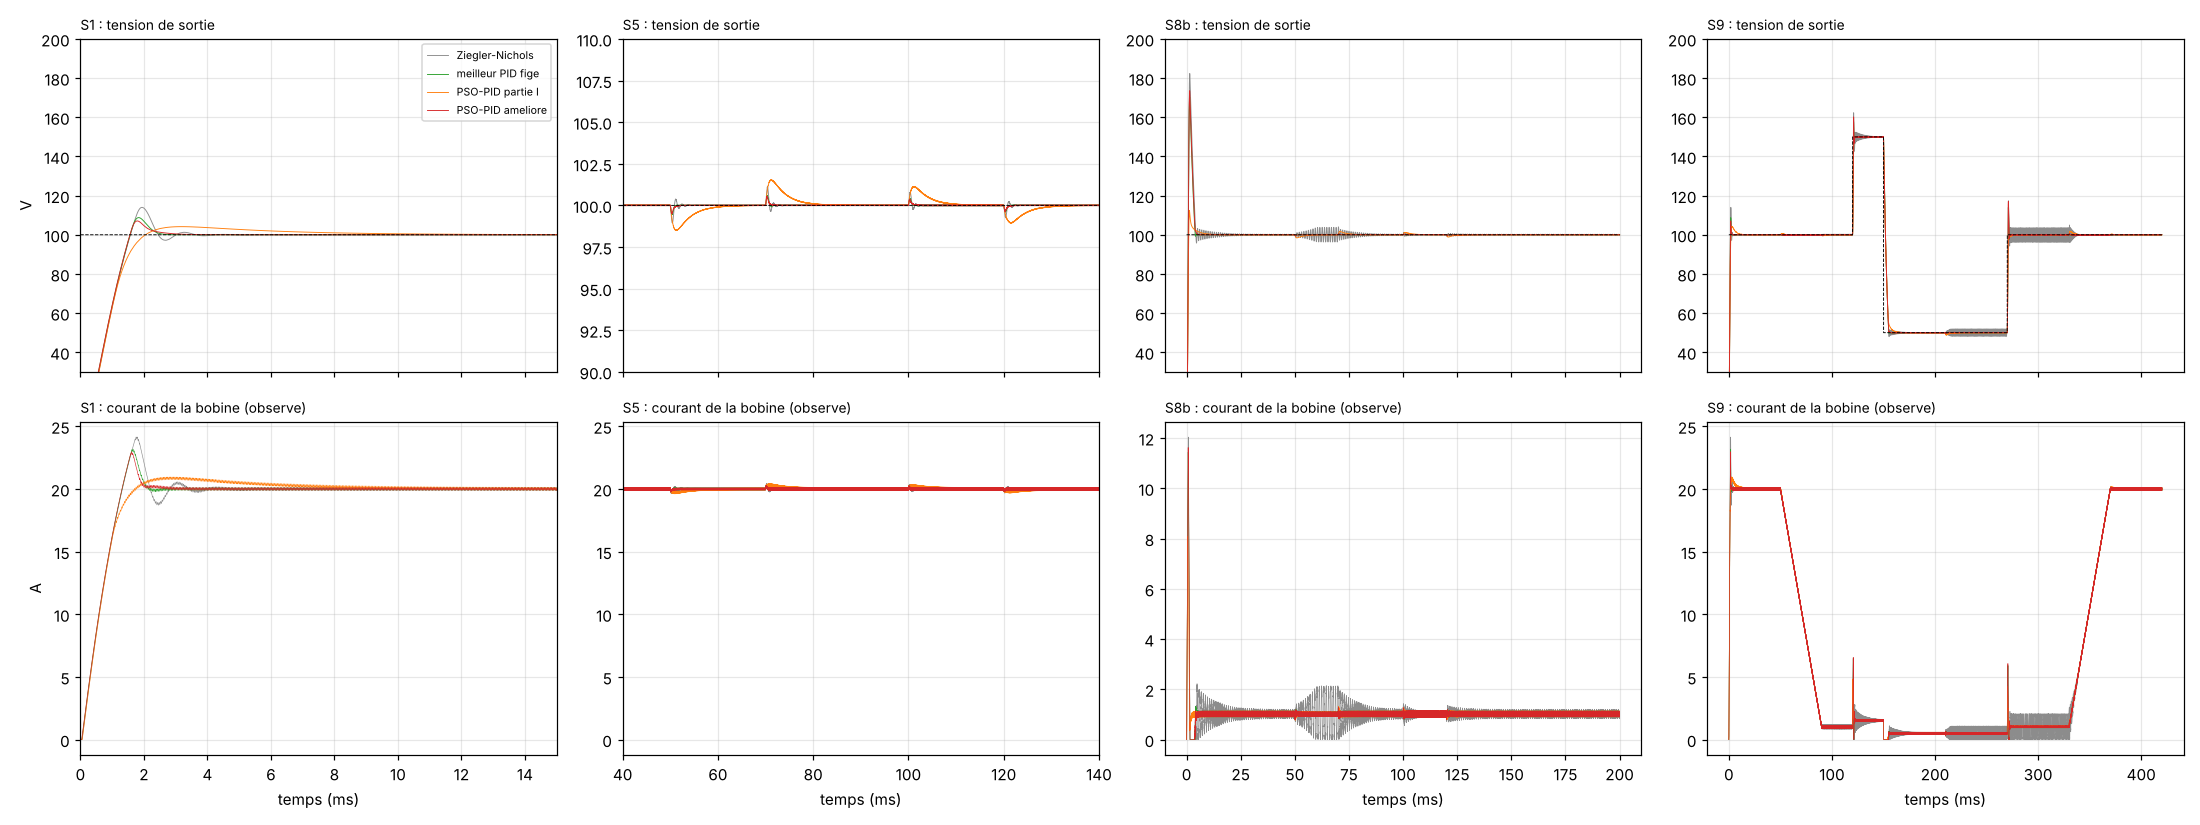

The script that saved this image:
# =============================================================================
# banc_pso_pid_ameliore.py
#
# VERSION
#   1 (6 octobre 2026).
#
# OBJECTIF
#   Juger sur les onze essais communs le PSO-PID ameliore
#   (recherche_pso_pid_ameliore.py, criteres_pso_pid.txt partie II), a cote
#   de Ziegler-Nichols, du meilleur PID fige (oracle) et du PSO-PID de la
#   partie I (Gaing corrige, J = 1.692), et ecrire ce que Simulink doit
#   retrouver :
#     - predictions_banc_pso_pid_ameliore.json (meme format que
#       predictions_banc_pso_pid.json) ;
#     - banc_pso_pid_ameliore_resultats.json ;
#     - banc_pso_pid_ameliore.png (S1, S5, S8b, S9) et
#       pso_pid_ameliore_convergence.png.
#   Retenu : la graine de plus petit J_reglage (regle ecrite avant).
#
# COMMENT LANCER CE SCRIPT
#   python banc_pso_pid_ameliore.py      (trois a quatre minutes)
# =============================================================================


# %% ETAPE 0 : definitions et recherches

import os
import json
import time
import numpy as np
import matplotlib.pyplot as plt

try:
    DOSSIER_PSO = os.path.dirname(os.path.abspath(__file__))
except NameError:
    DOSSIER_PSO = os.getcwd()
with open(os.path.join(DOSSIER_PSO, "recherche_pso_pid_ameliore.py"), encoding="utf-8") as f:
    _SRC_AM = f.read()
exec(_SRC_AM[:_SRC_AM.index("\n# %% ETAPE 2 :")])   # banc commun, contraintes, essais E1 a E4, J_reglage

T_DEBUT = time.time()
ESSAIS = {sc["code"]: sc for sc in SCENARIOS}
CODES_IAE = ["S1", "S3", "S4", "S5", "S6", "S7a", "S7b", "S8a", "S8b", "S9"]
CODES_DEM = ["S1", "S8a", "S8b"]
K30_ESSAI = int(round(0.03 / TC))
with open(FICHIER_AM, encoding="utf-8") as f:
    RECH = json.load(f)["recherches"]
CLES = [f"graine={g}" for g in GRAINES_AM]
manque = [c for c in CLES if c not in RECH]
if manque:
    raise RuntimeError("Recherches manquantes dans recherche_pso_pid_ameliore.json : " + ", ".join(manque))
with open(os.path.join(DOSSIER_PSO, "predictions_banc_pid_fige.json"), encoding="utf-8") as f:
    GAINS_FIGE = json.load(f)["gains"]
with open(os.path.join(DOSSIER_PSO, "predictions_banc_pso_pid.json"), encoding="utf-8") as f:
    GAINS_I = json.load(f)["gains"]                  # PSO-PID de la partie I


def titre(texte):
    print("\n" + "=" * 78 + "\n " + texte + "\n" + "=" * 78)


# %% ETAPE 1 : les cinq recherches et le reglage retenu

titre("ETAPE 1 : les cinq recherches et le reglage retenu")
print(f"  {'recherche':10s} {'J_reglage':>10s} {'a (P)':>8s} {'b (I)':>8s} {'c (D)':>8s} {'marge':>7s} {'coupure':>8s}")
for c in CLES:
    r = RECH[c]
    print(f"  {c:10s} {r['J_reglage']:10.5f} {r['gbest'][0]:8.4f} {r['gbest'][1]:8.4f} {r['gbest'][2]:8.4f} "
          f"{r['marge_min']:6.1f}d {r['fc_max']:7.0f}Hz")
CLE_RETENUE = min((c for c in CLES if RECH[c]["admissible"]), key=lambda c: RECH[c]["J_reglage"])
RET = RECH[CLE_RETENUE]
P_R, I_R, D_R = RET["gains"]["P"], RET["gains"]["I"], RET["gains"]["D"]
print(f"\n  Retenu : {CLE_RETENUE} ; P = {P_R:.6f}, I = {I_R:.4f}, D = {D_R:.6e} "
      f"(x ZN : {RET['gbest'][0]:.4f}, {RET['gbest'][1]:.4f}, {RET['gbest'][2]:.4f}).")
print("  Rapports a Ziegler-Nichols sur les essais de reglage (demarrage / apres 30 ms) :")
for code, q in RET["ratios"].items():
    print(f"    {code} : {q['demarrage']:.3f} / {q['apres_30ms']:.3f}")
for nom, g in (("meilleur PID fige", GAINS_FIGE), ("PSO-PID partie I", GAINS_I)):
    x = (g["P"] / PID_P, g["I"] / PID_I, g["D"] / PID_D)
    r = evaluer_am(x)
    print(f"  Pour information, J_reglage du {nom} : " +
          (f"{r['J']:.4f}" if r["admissible"] else f"refuse (violation {r['violation']:.3f})"))


# %% ETAPE 2 : jugement sur les onze essais

def evaluer_essais(P, I, D):
    res = {}
    for code, sc in ESSAIS.items():
        sim = simuler(PIDParallele(P, I, D), sc)
        o = grandeurs(sim, sc)
        e = sim["consigne"] - sim["v"]
        res[code] = {"o": o, "IAE_dem": float(np.sum(np.abs(e[:K30_ESSAI])) * TC),
                     "revenus": bool(all(ev["revenu"] for ev in o["evenements"])), "sim": sim}
    return res


def termes(res):
    return np.array([res[c]["o"]["IAE"] for c in CODES_IAE] + [res[c]["IAE_dem"] for c in CODES_DEM])


titre("ETAPE 2 : jugement sur les onze essais communs")
TOUS = {"Ziegler-Nichols": evaluer_essais(PID_P, PID_I, PID_D),
        "meilleur PID fige": evaluer_essais(GAINS_FIGE["P"], GAINS_FIGE["I"], GAINS_FIGE["D"]),
        "PSO-PID partie I": evaluer_essais(GAINS_I["P"], GAINS_I["I"], GAINS_I["D"]),
        "PSO-PID ameliore": evaluer_essais(P_R, I_R, D_R)}
T_ZN = termes(TOUS["Ziegler-Nichols"])
J_TOUS = {n: float(np.mean(termes(r) / T_ZN)) for n, r in TOUS.items()}
print("  " + " " * 28 + "".join(f"{n:>19s}" for n in TOUS))
print("  " + f"{'cout J':28s}" + "".join(f"{J_TOUS[n]:19.3f}" for n in TOUS))
print("  " + f"{'evenements non revenus':28s}" + "".join(
    f"{(','.join(c for c in CODES_IAE if not TOUS[n][c]['revenus']) or '-'):>19s}" for n in TOUS))
for code in ESSAIS:
    for cle, etiquette, fmt, k in (("depassement_pct", "depassement %", "{:.1f}", 1.0), ("IAE", "IAE mV.s", "{:.2f}", 1e3),
                                   ("e_eff_V", "ecart efficace mV", "{:.1f}", 1e3), ("iL_max_dem_A", "iL crete dem. A", "{:.1f}", 1.0)):
        if cle == "depassement_pct" and code not in ("S1", "S8a", "S8b"):
            continue
        if cle == "iL_max_dem_A" and code not in ("S1", "S8b"):
            continue
        print("  " + f"{code + ' ' + etiquette:28s}" + "".join(f"{fmt.format(TOUS[n][code]['o'][cle] * k):>19s}" for n in TOUS))
print("  " + f"{'activite |dd| (S1)':28s}" + "".join(f"{TOUS[n]['S1']['o']['dd_moyen']:19.4f}" for n in TOUS))
DECOMP = {}
print("\n  Decomposition de J (10 IAE apres 30 ms ; 3 IAE de demarrage) :")
for n in TOUS:
    r = termes(TOUS[n]) / T_ZN
    DECOMP[n] = (float(np.mean(r[:10])), float(np.mean(r[10:])))
    print(f"    {n:20s} apres 30 ms {DECOMP[n][0]:.3f} ; demarrage {DECOMP[n][1]:.3f}")
print("\n  Rapports a ZN, terme par terme (" + ", ".join(CODES_IAE) + " ; demarrages " + ", ".join(CODES_DEM) + ") :")
for n in TOUS:
    print(f"    {n:20s} " + " ".join(f"{x:5.2f}" for x in termes(TOUS[n]) / T_ZN))

print("\n  Les cinq recherches jugees sur les onze essais (aucune n'est choisie apres coup) :")
JUGEMENT = {}
for c in CLES:
    r = RECH[c]
    res = TOUS["PSO-PID ameliore"] if c == CLE_RETENUE else evaluer_essais(r["gains"]["P"], r["gains"]["I"], r["gains"]["D"])
    Jc = float(np.mean(termes(res) / T_ZN))
    non = [k for k in CODES_IAE if not res[k]["revenus"]]
    JUGEMENT[c] = {"J": Jc, "non_revenus": non}
    print(f"    {c:10s} J = {Jc:.3f} ; {'tous revenus' if not non else 'pas revenus : ' + ','.join(non)}"
          f"{'   <- retenu' if c == CLE_RETENUE else ''}")

AUTRES = {}
for nom, fichier in (("ELM-PID", "banc_elm_pid_resultats.json"), ("PINN-PID", "banc_pinn_pid_resultats.json"),
                     ("Fuzzy-PID", "banc_fuzzy_pid_resultats.json")):
    chemin = os.path.join(DOSSIER_PSO, fichier)
    if os.path.isfile(chemin):
        with open(chemin, encoding="utf-8") as f:
            AUTRES[nom] = json.load(f).get("J", {}).get(nom)
if AUTRES:
    print("\n  Rappel des autres methodes (J sur les memes onze essais) : " +
          " ; ".join(f"{n} {j:.3f}" for n, j in AUTRES.items() if j is not None))


# %% ETAPE 3 : previsions de la partie II

titre("ETAPE 3 : previsions de criteres_pso_pid.txt, partie II")
AM = TOUS["PSO-PID ameliore"]
Jr = [RECH[c]["J_reglage"] for c in CLES]
G = np.array([RECH[c]["gbest"] for c in CLES])
J_am = J_TOUS["PSO-PID ameliore"]
P = {"R1": (max(Jr) / min(Jr) - 1 <= 0.01) and bool(np.all(G.max(axis=0) / G.min(axis=0) - 1 <= 0.10)),
     "R2": RET["gbest"][1] >= 1.0,
     "R3": 0.70 <= J_am <= 0.80 and all(AM[c]["revenus"] for c in CODES_IAE),
     "R4": DECOMP["PSO-PID ameliore"][0] < 0.80,
     "R5": DECOMP["PSO-PID ameliore"][1] > 0.757,
     "R6": RET["marge_min"] <= 31.0 or RET["fc_max"] >= 0.98 * FC_MAXI,
     "R7": abs(J_am - 0.738) <= 0.03}
TEXTE = {"R1": f"J_reglage de {min(Jr):.5f} a {max(Jr):.5f} ; gains x ZN de {np.round(G.min(axis=0), 3).tolist()} "
               f"a {np.round(G.max(axis=0), 3).tolist()}",
         "R2": f"b = {RET['gbest'][1]:.3f}",
         "R3": f"J = {J_am:.3f} ; " + ("tous les evenements reviennent" if all(AM[c]["revenus"] for c in CODES_IAE)
                                       else "pas revenus : " + ",".join(c for c in CODES_IAE if not AM[c]["revenus"])),
         "R4": f"apres 30 ms {DECOMP['PSO-PID ameliore'][0]:.3f}",
         "R5": f"demarrage {DECOMP['PSO-PID ameliore'][1]:.3f} (partie I 0.757)",
         "R6": f"marge {RET['marge_min']:.1f} degres, coupure {RET['fc_max']:.0f} Hz (limite {FC_MAXI:.0f})",
         "R7": f"J {J_am:.3f}, meilleur PID fige {J_TOUS['meilleur PID fige']:.3f}"}
for k in P:
    print(f"  {k} {'juste' if P[k] else 'FAUSSE'} : {TEXTE[k]}")


# %% ETAPE 4 : fichiers pour Simulink, resultats et figures

titre("ETAPE 4 : fichiers pour Simulink, resultats et figures")
pas_1ms = int(round(1e-3 / TC))
predictions = {"version": 2, "Te": TC,
               "regulateur": f"PSO-PID ameliore ({CLE_RETENUE} ; P = {P_R:.6f}, I = {I_R:.4f}, D = {D_R:.6e}, N = {PID_N})",
               "gains": {"P": P_R, "I": I_R, "D": D_R, "N": PID_N, "multiplicateurs": RET["gbest"]},
               "critere": {"J_reglage": RET["J_reglage"], "J_essais": J_am, "marge_min_deg": RET["marge_min"],
                           "fc_max_Hz": RET["fc_max"]},
               "controle": {}, "essais": {}}
for code, r in AM.items():
    sim = r["sim"]
    predictions["essais"][code] = {"grandeurs": r["o"],
                                   "v_toutes_les_ms": sim["v"][::pas_1ms].tolist(),
                                   "iL_toutes_les_ms": sim["iL"][::pas_1ms].tolist(),
                                   "d_moyen_par_ms": [float(np.mean(sim["d"][i:i + pas_1ms]))
                                                      for i in range(0, len(sim["d"]) - pas_1ms + 1, pas_1ms)]}
with open(os.path.join(DOSSIER_PSO, "predictions_banc_pso_pid_ameliore.json"), "w", encoding="utf-8") as f:
    json.dump(predictions, f, indent=1, allow_nan=False)
print("  predictions_banc_pso_pid_ameliore.json ecrit.")

sortie = {"version": 1, "retenu": CLE_RETENUE, "gains": predictions["gains"],
          "J": dict(J_TOUS, **{"PSO-PID": J_am}), "decomposition": DECOMP,
          "jugement_cinq_recherches": JUGEMENT, "autres_methodes_J": AUTRES,
          "previsions": {k: {"juste": bool(P[k]), "detail": TEXTE[k]} for k in P},
          "references": {n: {c: {"grandeurs": TOUS[n][c]["o"], "IAE_dem": TOUS[n][c]["IAE_dem"],
                                 "revenus": TOUS[n][c]["revenus"]} for c in ESSAIS} for n in TOUS},
          "duree_s": round(time.time() - T_DEBUT, 1)}
with open(os.path.join(DOSSIER_PSO, "banc_pso_pid_ameliore_resultats.json"), "w", encoding="utf-8") as f:
    json.dump(sortie, f, indent=1, allow_nan=False, default=lambda x: None)
print("  banc_pso_pid_ameliore_resultats.json ecrit.")

COULEURS = (("Ziegler-Nichols", "0.55"), ("meilleur PID fige", "tab:green"), ("PSO-PID partie I", "tab:orange"),
            ("PSO-PID ameliore", "tab:red"))
fig, axes = plt.subplots(2, 4, figsize=(20, 7.5), sharex="col")
for col, (code, xlim) in enumerate((("S1", (0, 15)), ("S5", (40, 140)), ("S8b", None), ("S9", None))):
    for nom, couleur in COULEURS:
        sim = TOUS[nom][code]["sim"]
        axes[0, col].plot(sim["t"] * 1e3, sim["v"], lw=0.6, color=couleur, label=nom)
        axes[1, col].plot(sim["t"] * 1e3, sim["iL"], lw=0.4, color=couleur)
    axes[0, col].plot(sim["t"] * 1e3, sim["consigne"], "k--", lw=0.6)
    axes[0, col].set_ylim((90, 110) if code == "S5" else (30, 200))
    axes[0, col].set_title(f"{code} : tension de sortie", fontsize=9, loc="left")
    axes[1, col].set_title(f"{code} : courant de la bobine (observe)", fontsize=9, loc="left")
    axes[1, col].set_xlabel("temps (ms)")
    if xlim:
        axes[1, col].set_xlim(*xlim)
    for ax in axes[:, col]:
        ax.grid(alpha=0.3)
axes[0, 0].legend(fontsize=7)
axes[0, 0].set_ylabel("V")
axes[1, 0].set_ylabel("A")
fig.tight_layout()
fig.savefig(os.path.join(DOSSIER_PSO, "banc_pso_pid_ameliore.png"), dpi=110)
plt.close(fig)

fig, axes = plt.subplots(1, 2, figsize=(12, 4.5))
for c in CLES:
    h = RECH[c]["historique"]
    axes[0].plot([x["iter"] for x in h], [x["J_gbest"] if x["J_gbest"] is not None else np.nan for x in h], lw=1.0, label=c)
    axes[1].plot([x["iter"] for x in h], [x["part_admissible"] for x in h], lw=0.8)
axes[0].set_title("J_reglage du gbest", fontsize=9, loc="left")
axes[1].set_title("part d'individus admissibles", fontsize=9, loc="left")
for ax in axes:
    ax.set_xlabel("iteration")
    ax.grid(alpha=0.3)
axes[0].legend(fontsize=7)
fig.tight_layout()
fig.savefig(os.path.join(DOSSIER_PSO, "pso_pid_ameliore_convergence.png"), dpi=110)
plt.close(fig)
print(f"  banc_pso_pid_ameliore.png et pso_pid_ameliore_convergence.png ecrits. Duree totale : {time.time() - T_DEBUT:.0f} s.")
